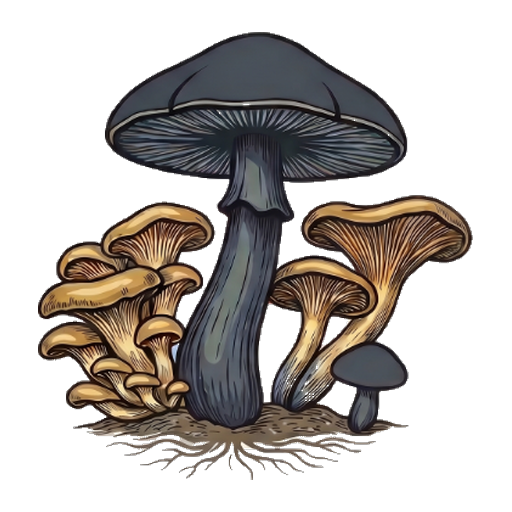
#> input picture assets/icon-512.png, 512 x 512 px, found by its file name
$ python optimize_logo.py
#> lines starting #> are read from the running program, lines starting #| are printed output that depends on the picture
from PIL import Image
import os

source_path = "/Users/davidmahler/Desktop/microAssets/assets/icon-512.png"
target_path = "/Users/davidmahler/Desktop/microAssets/assets/logo-nav.png"

# Load image
img = Image.open(source_path)
#> img is the input picture: PIL image 512x512 RGBA; mean R, G, B, A 40.1, 35.1, 31.3, 106.4

# Resize to 400x400 (optimal for 200px display at 2x density)
img_resized = img.resize((400, 400), Image.Resampling.LANCZOS)
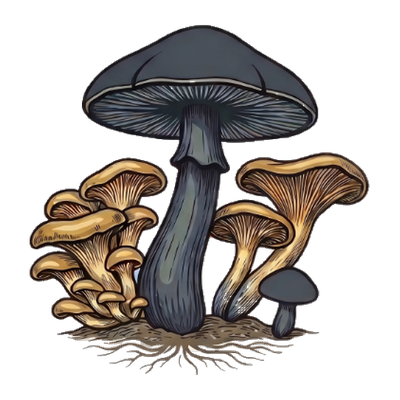
#> img_resized: PIL image 400x400 RGBA; mean R, G, B, A 42.6, 37.4, 33.6, 106.5; transparent parts drawn white

# Save with maximum PNG compression
img_resized.save(target_path, "PNG", compress_level=9, optimize=True)

size_orig = os.path.getsize(source_path)
size_new = os.path.getsize(target_path)

print(f"Original size (512x512): {size_orig} bytes ({size_orig/1024:.1f} KB)")
print(f"Optimized size (400x400): {size_new} bytes ({size_new/1024:.1f} KB)")
